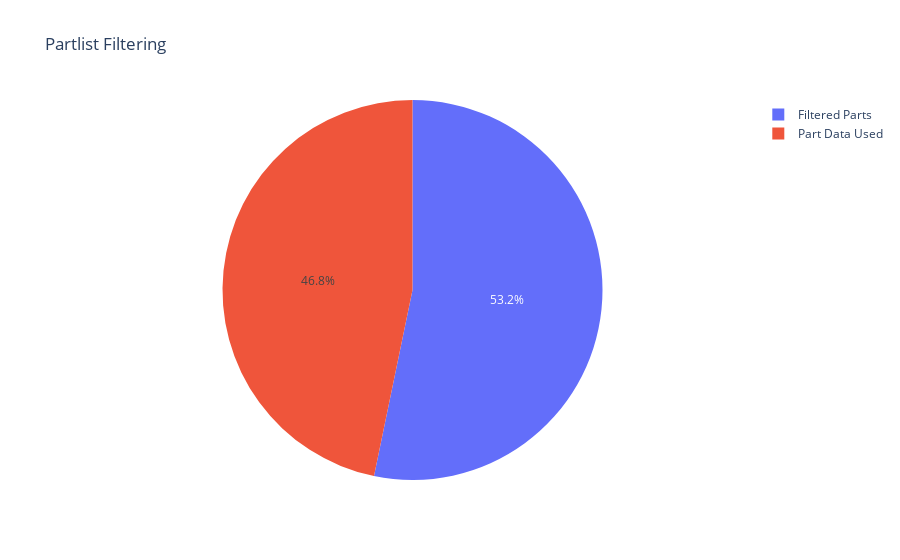

The notebook cell saved with this chart:
### Code cell
import plotly.express as ex
import plotly.graph_objects as go


fig = go.Figure(data=[go.Pie(labels=["Part Data Used", 
                                     "Filtered Parts", \
                                     
                                     ], \
                             values=[len(filterPartDf), totalRemovedPart])])
fig.update_layout(title="Partlist Filtering")

fig.show()

### Figure 1 — Plotly figure (JSON) as saved in the notebook; plotly's stock layout.template omitted (floating-point values rounded to 4 significant figures)
{"data": [{"labels": ["Part Data Used", "Filtered Parts"], "type": "pie", "values": [12453800, 14184146]}], "layout": {"title": {"text": "Partlist Filtering"}}}
